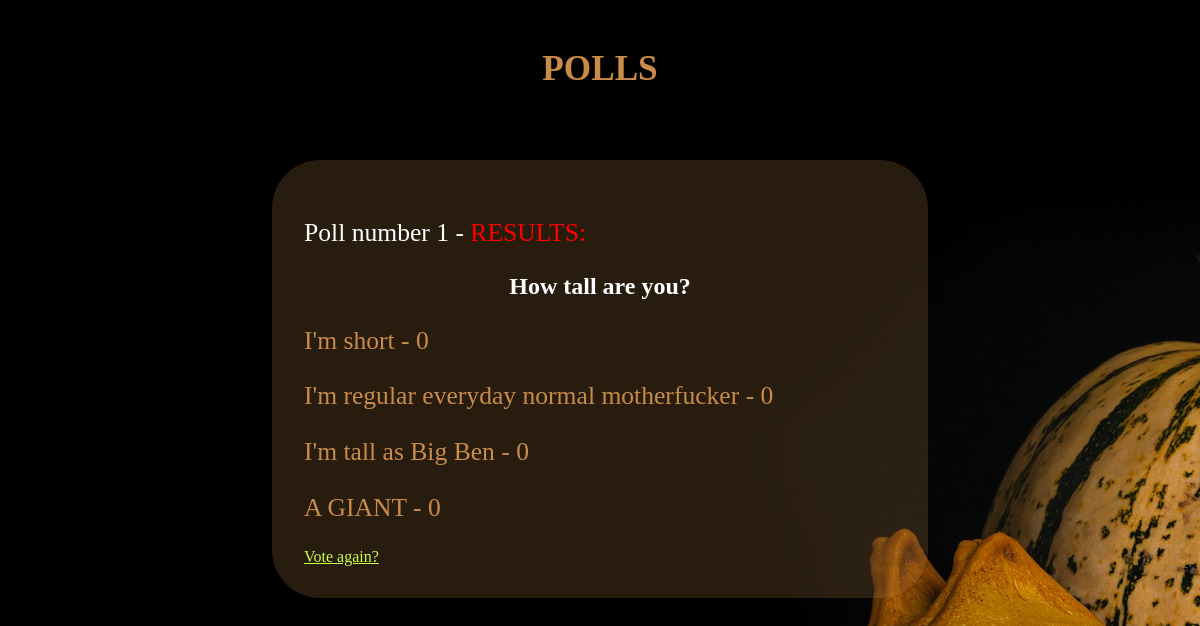
The app's page /polls/1/results/, older data.
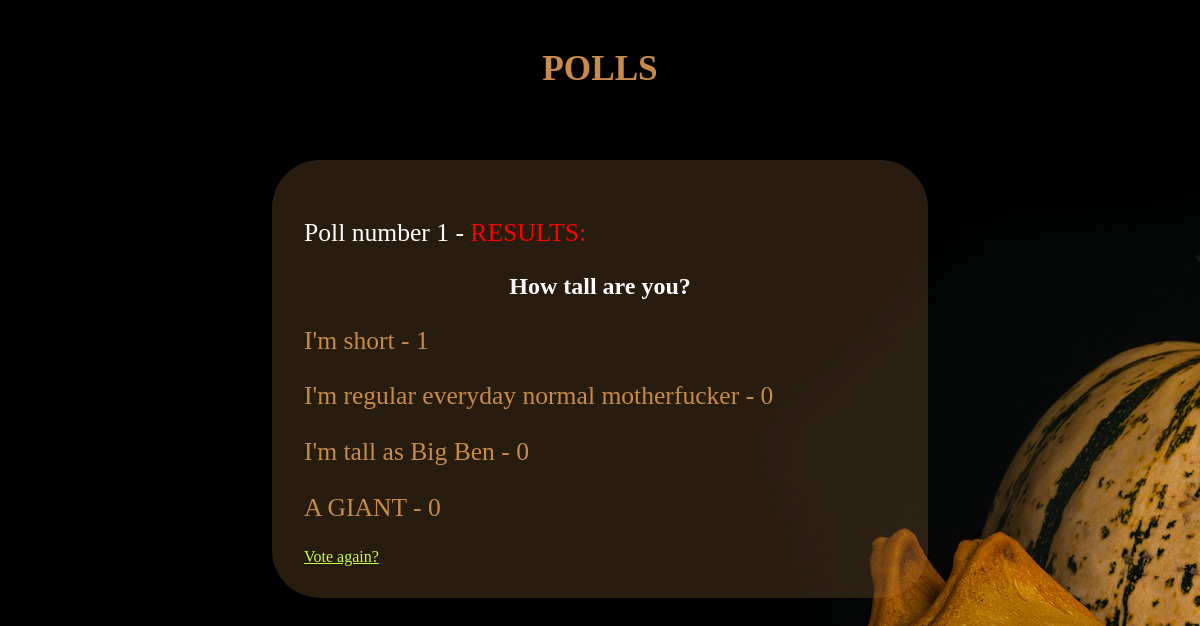
The same page, newer data.
### polls/models.py (models this page shows, shortened)
class Option(models.Model):
    text = models.CharField(max_length=100)
    question = models.ForeignKey(Question, on_delete=models.CASCADE)
    votes = models.IntegerField(default=0)

### polls/views.py (the view)
# urls.py: path('<int:poll_num>/results/', views.show_results, name='results'),
def show_results(request, poll_num):
    question = get_object_or_404(Question, pk=poll_num)
    return render(request, 'polls/results.html', {'question': question})

### polls/templates/polls/results.html (shortened to what this page needs)
<!DOCTYPE html>
<html>
<head>
    {% load static %}
    <link rel="stylesheet" type="text/css"
          href="{% static 'polls/css/main.css' %}">
    <link rel="stylesheet" type="text/css"
        href="{% static 'polls/css/results.css' %}">
</head>
<header>
        <h1 id="title"><a href="{% url 'polls:homepage' %}">POLLS</a></h1>
</header>
<body>
<main>
    <div id="poll-header">
        <p>Poll number {{ question.id }} - <span style="color: red;">RESULTS:</span></p>
        <h2>{{ question.text }}</h2>
    </div>
    {% for option in question.option_set.all %}
        <p class="pumpkin-text">{{ option.text }} - {{ option.votes }}</p>
    {% endfor %}
    <a id="vote-again" href="{% url 'polls:details' question.id %}">Vote again?</a>
</main>
</body>
</html>

Row changes from the older to the newer data that the page shows:
changed Option "I'm short": votes "0" → "1"
